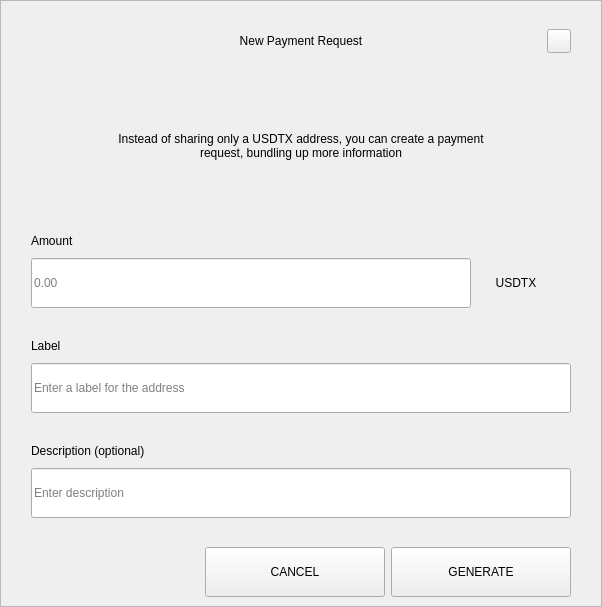
<?xml version="1.0" encoding="UTF-8"?>
<ui version="4.0">
 <class>RequestDialog</class>
 <widget class="QDialog" name="RequestDialog">
  <property name="geometry">
   <rect>
    <x>0</x>
    <y>0</y>
    <width>602</width>
    <height>607</height>
   </rect>
  </property>
  <property name="windowTitle">
   <string>Dialog</string>
  </property>
  <layout class="QVBoxLayout" name="verticalLayout_5">
   <property name="spacing">
    <number>0</number>
   </property>
   <property name="leftMargin">
    <number>0</number>
   </property>
   <property name="topMargin">
    <number>0</number>
   </property>
   <property name="rightMargin">
    <number>0</number>
   </property>
   <property name="bottomMargin">
    <number>0</number>
   </property>
   <item>
    <widget class="QFrame" name="frame">
     <property name="styleSheet">
      <string notr="true"/>
     </property>
     <property name="frameShape">
      <enum>QFrame::StyledPanel</enum>
     </property>
     <property name="frameShadow">
      <enum>QFrame::Raised</enum>
     </property>
     <layout class="QVBoxLayout" name="verticalLayout_4" stretch="1,0,0">
      <property name="spacing">
       <number>0</number>
      </property>
      <property name="leftMargin">
       <number>30</number>
      </property>
      <property name="topMargin">
       <number>20</number>
      </property>
      <property name="rightMargin">
       <number>30</number>
      </property>
      <property name="bottomMargin">
       <number>0</number>
      </property>
      <item>
       <layout class="QHBoxLayout" name="horizontalLayout_3">
        <property name="spacing">
         <number>0</number>
        </property>
        <item>
         <spacer name="horizontalSpacer_21">
          <property name="orientation">
           <enum>Qt::Horizontal</enum>
          </property>
          <property name="sizeHint" stdset="0">
           <size>
            <width>40</width>
            <height>20</height>
           </size>
          </property>
         </spacer>
        </item>
        <item>
         <widget class="QLabel" name="labelTitle">
          <property name="minimumSize">
           <size>
            <width>0</width>
            <height>40</height>
           </size>
          </property>
          <property name="maximumSize">
           <size>
            <width>16777215</width>
            <height>40</height>
           </size>
          </property>
          <property name="styleSheet">
           <string notr="true">padding-left:24px;</string>
          </property>
          <property name="text">
           <string>New Payment Request</string>
          </property>
          <property name="alignment">
           <set>Qt::AlignCenter</set>
          </property>
          <property name="margin">
           <number>7</number>
          </property>
         </widget>
        </item>
        <item>
         <spacer name="horizontalSpacer">
          <property name="orientation">
           <enum>Qt::Horizontal</enum>
          </property>
          <property name="sizeHint" stdset="0">
           <size>
            <width>40</width>
            <height>20</height>
           </size>
          </property>
         </spacer>
        </item>
        <item>
         <widget class="QPushButton" name="btnEsc">
          <property name="minimumSize">
           <size>
            <width>24</width>
            <height>24</height>
           </size>
          </property>
          <property name="maximumSize">
           <size>
            <width>24</width>
            <height>24</height>
           </size>
          </property>
          <property name="focusPolicy">
           <enum>Qt::NoFocus</enum>
          </property>
          <property name="text">
           <string/>
          </property>
         </widget>
        </item>
       </layout>
      </item>
      <item>
       <widget class="QStackedWidget" name="stack">
        <property name="minimumSize">
         <size>
          <width>540</width>
          <height>0</height>
         </size>
        </property>
        <property name="maximumSize">
         <size>
          <width>540</width>
          <height>16777215</height>
         </size>
        </property>
        <property name="currentIndex">
         <number>0</number>
        </property>
        <widget class="QWidget" name="page_1">
         <property name="minimumSize">
          <size>
           <width>540</width>
           <height>0</height>
          </size>
         </property>
         <property name="maximumSize">
          <size>
           <width>540</width>
           <height>16777215</height>
          </size>
         </property>
         <layout class="QVBoxLayout" name="layout1">
          <property name="spacing">
           <number>0</number>
          </property>
          <property name="leftMargin">
           <number>0</number>
          </property>
          <property name="topMargin">
           <number>0</number>
          </property>
          <property name="rightMargin">
           <number>0</number>
          </property>
          <property name="bottomMargin">
           <number>0</number>
          </property>
          <item>
           <spacer name="verticalSpacer_21">
            <property name="orientation">
             <enum>Qt::Vertical</enum>
            </property>
            <property name="sizeType">
             <enum>QSizePolicy::Fixed</enum>
            </property>
            <property name="sizeHint" stdset="0">
             <size>
              <width>20</width>
              <height>30</height>
             </size>
            </property>
           </spacer>
          </item>
          <item alignment="Qt::AlignHCenter">
           <widget class="QLabel" name="labelMessage">
            <property name="minimumSize">
             <size>
              <width>400</width>
              <height>50</height>
             </size>
            </property>
            <property name="text">
             <string>Instead of sharing only a USDTX address, you can create a payment request, bundling up more information</string>
            </property>
            <property name="alignment">
             <set>Qt::AlignCenter</set>
            </property>
            <property name="wordWrap">
             <bool>true</bool>
            </property>
           </widget>
          </item>
          <item alignment="Qt::AlignBottom">
           <widget class="QWidget" name="containerAmount" native="true">
            <layout class="QVBoxLayout" name="verticalLayout">
             <property name="spacing">
              <number>9</number>
             </property>
             <property name="leftMargin">
              <number>0</number>
             </property>
             <property name="topMargin">
              <number>0</number>
             </property>
             <property name="rightMargin">
              <number>0</number>
             </property>
             <property name="bottomMargin">
              <number>0</number>
             </property>
             <item>
              <widget class="QLabel" name="labelSubtitleAmount">
               <property name="minimumSize">
                <size>
                 <width>350</width>
                 <height>16</height>
                </size>
               </property>
               <property name="maximumSize">
                <size>
                 <width>16777215</width>
                 <height>16</height>
                </size>
               </property>
               <property name="text">
                <string>Amount</string>
               </property>
              </widget>
             </item>
             <item alignment="Qt::AlignTop">
              <widget class="QWidget" name="layoutAmount" native="true">
               <layout class="QHBoxLayout" name="horizontalLayout" stretch="2,0">
                <property name="spacing">
                 <number>0</number>
                </property>
                <property name="leftMargin">
                 <number>0</number>
                </property>
                <property name="topMargin">
                 <number>0</number>
                </property>
                <property name="rightMargin">
                 <number>0</number>
                </property>
                <property name="bottomMargin">
                 <number>0</number>
                </property>
                <item>
                 <widget class="QLineEdit" name="lineEditAmount">
                  <property name="minimumSize">
                   <size>
                    <width>0</width>
                    <height>50</height>
                   </size>
                  </property>
                  <property name="maximumSize">
                   <size>
                    <width>16777215</width>
                    <height>50</height>
                   </size>
                  </property>
                  <property name="placeholderText">
                   <string notr="true">0.00</string>
                  </property>
                 </widget>
                </item>
                <item>
                 <widget class="QWidget" name="comboContainer" native="true">
                  <property name="minimumSize">
                   <size>
                    <width>100</width>
                    <height>50</height>
                   </size>
                  </property>
                  <property name="maximumSize">
                   <size>
                    <width>16777215</width>
                    <height>50</height>
                   </size>
                  </property>
                  <layout class="QHBoxLayout" name="horizontalLayout_31">
                   <property name="spacing">
                    <number>0</number>
                   </property>
                   <property name="leftMargin">
                    <number>0</number>
                   </property>
                   <property name="topMargin">
                    <number>0</number>
                   </property>
                   <property name="rightMargin">
                    <number>10</number>
                   </property>
                   <property name="bottomMargin">
                    <number>0</number>
                   </property>
                   <item>
                    <widget class="QLabel" name="comboBoxCoin">
                     <property name="text">
                      <string>USDTX</string>
                     </property>
                     <property name="alignment">
                      <set>Qt::AlignCenter</set>
                     </property>
                    </widget>
                   </item>
                  </layout>
                 </widget>
                </item>
               </layout>
              </widget>
             </item>
            </layout>
           </widget>
          </item>
          <item>
           <spacer name="verticalSpacer_31">
            <property name="orientation">
             <enum>Qt::Vertical</enum>
            </property>
            <property name="sizeType">
             <enum>QSizePolicy::Fixed</enum>
            </property>
            <property name="sizeHint" stdset="0">
             <size>
              <width>20</width>
              <height>30</height>
             </size>
            </property>
           </spacer>
          </item>
          <item>
           <layout class="QVBoxLayout" name="verticalLayoutLabel">
            <property name="spacing">
             <number>9</number>
            </property>
            <item>
             <widget class="QLabel" name="labelSubtitleLabel">
              <property name="minimumSize">
               <size>
                <width>0</width>
                <height>16</height>
               </size>
              </property>
              <property name="maximumSize">
               <size>
                <width>16777215</width>
                <height>16</height>
               </size>
              </property>
              <property name="text">
               <string>Label</string>
              </property>
             </widget>
            </item>
            <item>
             <widget class="QLineEdit" name="lineEditLabel">
              <property name="minimumSize">
               <size>
                <width>0</width>
                <height>50</height>
               </size>
              </property>
              <property name="maximumSize">
               <size>
                <width>16777215</width>
                <height>50</height>
               </size>
              </property>
              <property name="placeholderText">
               <string>Enter a label for the address</string>
              </property>
             </widget>
            </item>
           </layout>
          </item>
          <item>
           <spacer name="verticalSpacer_34">
            <property name="orientation">
             <enum>Qt::Vertical</enum>
            </property>
            <property name="sizeType">
             <enum>QSizePolicy::Fixed</enum>
            </property>
            <property name="sizeHint" stdset="0">
             <size>
              <width>20</width>
              <height>30</height>
             </size>
            </property>
           </spacer>
          </item>
          <item>
           <layout class="QVBoxLayout" name="verticalLayoutDescription">
            <property name="spacing">
             <number>9</number>
            </property>
            <item>
             <widget class="QLabel" name="labelSubtitleDescription">
              <property name="minimumSize">
               <size>
                <width>0</width>
                <height>16</height>
               </size>
              </property>
              <property name="maximumSize">
               <size>
                <width>16777215</width>
                <height>16</height>
               </size>
              </property>
              <property name="text">
               <string>Description (optional)</string>
              </property>
             </widget>
            </item>
            <item>
             <widget class="QLineEdit" name="lineEditDescription">
              <property name="minimumSize">
               <size>
                <width>0</width>
                <height>50</height>
               </size>
              </property>
              <property name="maximumSize">
               <size>
                <width>16777215</width>
                <height>50</height>
               </size>
              </property>
              <property name="placeholderText">
               <string>Enter description</string>
              </property>
             </widget>
            </item>
            <item>
             <spacer name="verticalSpacer_4">
              <property name="orientation">
               <enum>Qt::Vertical</enum>
              </property>
              <property name="sizeType">
               <enum>QSizePolicy::Fixed</enum>
              </property>
              <property name="sizeHint" stdset="0">
               <size>
                <width>20</width>
                <height>20</height>
               </size>
              </property>
             </spacer>
            </item>
           </layout>
          </item>
         </layout>
        </widget>
        <widget class="QWidget" name="page_2">
         <layout class="QVBoxLayout" name="layout2">
          <item>
           <spacer name="verticalSpacer_5">
            <property name="orientation">
             <enum>Qt::Vertical</enum>
            </property>
            <property name="sizeType">
             <enum>QSizePolicy::Fixed</enum>
            </property>
            <property name="sizeHint" stdset="0">
             <size>
              <width>20</width>
              <height>50</height>
             </size>
            </property>
           </spacer>
          </item>
          <item alignment="Qt::AlignHCenter">
           <widget class="QLabel" name="labelQrImg">
            <property name="minimumSize">
             <size>
              <width>260</width>
              <height>260</height>
             </size>
            </property>
            <property name="maximumSize">
             <size>
              <width>260</width>
              <height>260</height>
             </size>
            </property>
            <property name="text">
             <string/>
            </property>
            <property name="alignment">
             <set>Qt::AlignCenter</set>
            </property>
           </widget>
          </item>
          <item>
           <spacer name="verticalSpacer_2">
            <property name="orientation">
             <enum>Qt::Vertical</enum>
            </property>
            <property name="sizeType">
             <enum>QSizePolicy::Fixed</enum>
            </property>
            <property name="sizeHint" stdset="0">
             <size>
              <width>20</width>
              <height>30</height>
             </size>
            </property>
           </spacer>
          </item>
          <item alignment="Qt::AlignHCenter">
           <widget class="QLabel" name="labelAddress">
            <property name="text">
             <string>D7VFR83SQbiezrW72hjcWJtcfip5krte2Z </string>
            </property>
           </widget>
          </item>
          <item>
           <spacer name="verticalSpacer_32">
            <property name="orientation">
             <enum>Qt::Vertical</enum>
            </property>
            <property name="sizeType">
             <enum>QSizePolicy::Expanding</enum>
            </property>
            <property name="sizeHint" stdset="0">
             <size>
              <width>20</width>
              <height>20</height>
             </size>
            </property>
           </spacer>
          </item>
          <item>
           <layout class="QHBoxLayout" name="horizontal">
            <property name="leftMargin">
             <number>20</number>
            </property>
            <property name="rightMargin">
             <number>20</number>
            </property>
            <property name="bottomMargin">
             <number>20</number>
            </property>
            <item>
             <spacer name="horizontalSpacer_4">
              <property name="orientation">
               <enum>Qt::Horizontal</enum>
              </property>
              <property name="sizeHint" stdset="0">
               <size>
                <width>40</width>
                <height>20</height>
               </size>
              </property>
             </spacer>
            </item>
            <item>
             <widget class="QPushButton" name="btnCopyAddress">
              <property name="minimumSize">
               <size>
                <width>180</width>
                <height>50</height>
               </size>
              </property>
              <property name="text">
               <string>COPY ADDRESS</string>
              </property>
             </widget>
            </item>
            <item>
             <widget class="QPushButton" name="btnCopyUrl">
              <property name="minimumSize">
               <size>
                <width>180</width>
                <height>50</height>
               </size>
              </property>
              <property name="text">
               <string>COPY URL</string>
              </property>
             </widget>
            </item>
            <item>
             <spacer name="horizontalSpacer_2">
              <property name="orientation">
               <enum>Qt::Horizontal</enum>
              </property>
              <property name="sizeHint" stdset="0">
               <size>
                <width>40</width>
                <height>20</height>
               </size>
              </property>
             </spacer>
            </item>
           </layout>
          </item>
         </layout>
        </widget>
       </widget>
      </item>
      <item>
       <widget class="QWidget" name="buttonsStack" native="true">
        <layout class="QHBoxLayout" name="horizontalLayout_5">
         <property name="leftMargin">
          <number>20</number>
         </property>
         <property name="rightMargin">
          <number>0</number>
         </property>
         <item>
          <spacer name="horizontalSpacer_41">
           <property name="orientation">
            <enum>Qt::Horizontal</enum>
           </property>
           <property name="sizeHint" stdset="0">
            <size>
             <width>40</width>
             <height>20</height>
            </size>
           </property>
          </spacer>
         </item>
         <item>
          <widget class="QPushButton" name="btnCancel">
           <property name="minimumSize">
            <size>
             <width>180</width>
             <height>50</height>
            </size>
           </property>
           <property name="focusPolicy">
            <enum>Qt::NoFocus</enum>
           </property>
           <property name="text">
            <string>CANCEL</string>
           </property>
          </widget>
         </item>
         <item>
          <widget class="QPushButton" name="btnSave">
           <property name="minimumSize">
            <size>
             <width>180</width>
             <height>50</height>
            </size>
           </property>
           <property name="focusPolicy">
            <enum>Qt::NoFocus</enum>
           </property>
           <property name="text">
            <string>GENERATE</string>
           </property>
          </widget>
         </item>
        </layout>
       </widget>
      </item>
     </layout>
    </widget>
   </item>
  </layout>
 </widget>
 <resources/>
 <connections/>
</ui>
